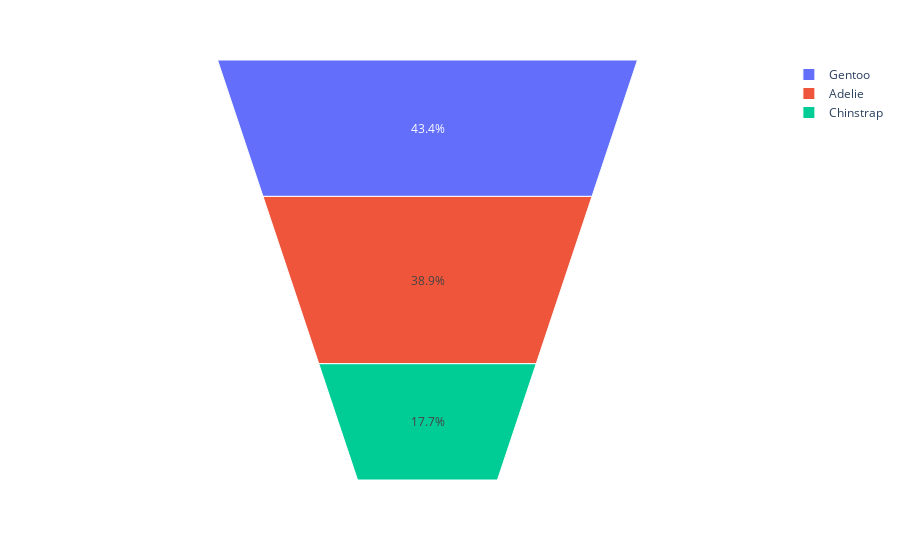

The code cell stored with this chart in its notebook:
### Code cell
px.funnel_area(penguins,names='species',values='body_mass_g')

### Figure 1 — Plotly figure (JSON) as saved in the notebook; plotly's stock layout.template omitted (floating-point values rounded to 4 significant figures; data arrays with more than 128 entries replaced by an {"elided": "..."} marker saying what was removed)
{"data": [{"domain": {"x": [0, 1], "y": [0, 1]}, "hovertemplate": "species=%{label}<br>body_mass_g=%{value}<extra></extra>", "labels": {"elided": "344 str values"}, "legendgroup": "", "name": "", "showlegend": true, "type": "funnelarea", "values": {"elided": "344 int values"}}], "layout": {"legend": {"tracegroupgap": 0}, "margin": {"t": 60}}}
